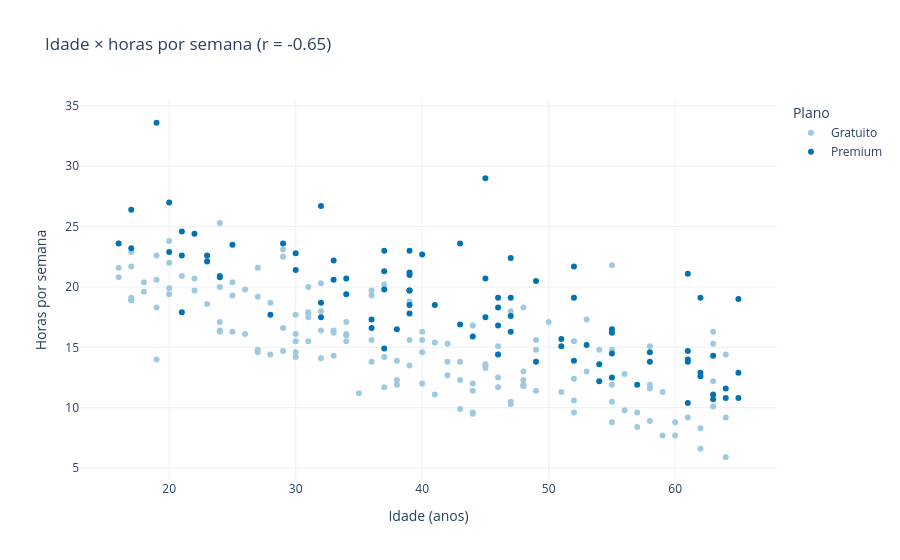
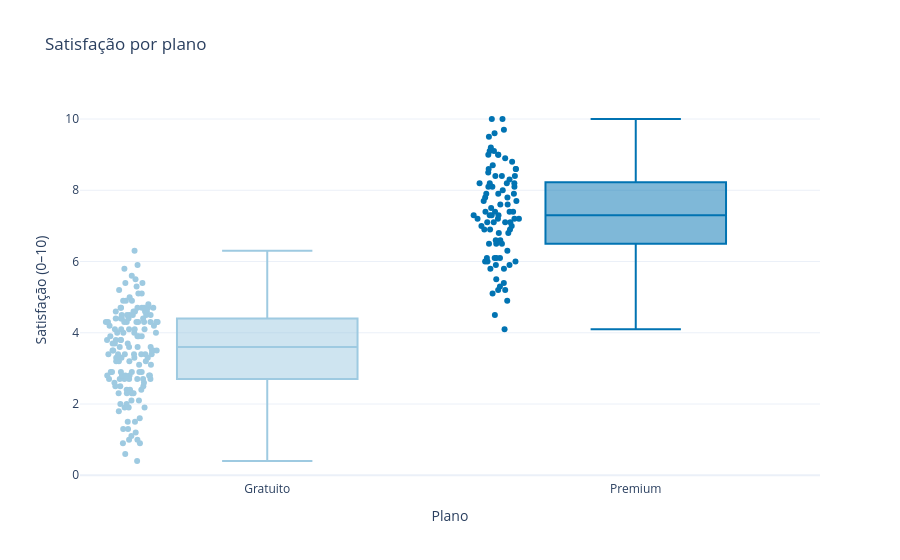

Notebook source saved alongside these figures, in order:
### Markdown cell above
## Passo 9 — Plotly: dispersão interativa e exportação para HTML

Com `px.scatter`, faça idade × horas com `color="plano"` e `hover_data=["genero_favorito", "dispositivo", "satisfacao"]`. Salve em `graficos/exercicio_dispersao.html` (`include_plotlyjs="cdn"`). Faça também um `px.box` da satisfação por plano com `points="all"`.

> ✅ **Resultado esperado:** Ao passar o mouse sobre um ponto aparecem idade, horas, gênero, dispositivo e satisfação; o arquivo HTML abre em qualquer navegador. No boxplot, o *hover* mostra mediana 3,6 (Gratuito) e 7,3 (Premium).

### Code cell
fig = px.scatter(m, x="idade", y="horas_semana", color="plano", color_discrete_map=CORES_PLANO,
                 hover_data=["genero_favorito", "dispositivo", "satisfacao"],
                 labels={"idade": "Idade (anos)", "horas_semana": "Horas por semana", "plano": "Plano"},
                 title=f"Idade × horas por semana (r = {r:.2f})")
fig.update_layout(template="plotly_white")
fig.write_html("graficos/exercicio_dispersao.html", include_plotlyjs="cdn")
fig.show()

fig = px.box(m, x="plano", y="satisfacao", color="plano", points="all", color_discrete_map=CORES_PLANO,
             labels={"satisfacao": "Satisfação (0–10)", "plano": "Plano"}, title="Satisfação por plano")
fig.update_layout(template="plotly_white", showlegend=False)
fig.show()

### Figure 1 — Plotly figure (JSON) as saved in the notebook; plotly's stock layout.template omitted (floating-point values rounded to 4 significant figures; data arrays with more than 128 entries replaced by an {"elided": "..."} marker saying what was removed)
{"data": [{"customdata": {"elided": "151x3 mixed values"}, "hovertemplate": "Plano=Gratuito<br>Idade (anos)=%{x}<br>Horas por semana=%{y}<br>genero_favorito=%{customdata[0]}<br>dispositivo=%{customdata[1]}<br>satisfacao=%{customdata[2]}<extra></extra>", "legendgroup": "Gratuito", "marker": {"color": "#9ecae1", "symbol": "circle"}, "mode": "markers", "name": "Gratuito", "orientation": "v", "showlegend": true, "type": "scatter", "x": {"elided": "151 int values"}, "xaxis": "x", "y": {"elided": "151 float values"}, "yaxis": "y"}, {"customdata": {"elided": "89x3 mixed values"}, "hovertemplate": "Plano=Premium<br>Idade (anos)=%{x}<br>Horas por semana=%{y}<br>genero_favorito=%{customdata[0]}<br>dispositivo=%{customdata[1]}<br>satisfacao=%{customdata[2]}<extra></extra>", "legendgroup": "Premium", "marker": {"color": "#0173b2", "symbol": "circle"}, "mode": "markers", "name": "Premium", "orientation": "v", "showlegend": true, "type": "scatter", "x": [47, 34, 39, 52, 64, 52, 61, 47, 46, 53, 21, 41, 57, 38, 32, 23, 20, 49, 16, 39, 65, 34, 45, 37, 30, 63, 46, 33, 39, 55, 61, 36, 21, 51, 43, 39, 45, 47, 25, 23, 43, 37, 17, 49, 62, 36, 55, 55, 52, 40, 20, 24, 61, 65, 33, 51, 54, 63, 64, 29, 17, 30, 21, 58, 46, 39, 44, 61, 24, 28, 63, 55, 47, 19, 61, 65, 54, 45, 39, 32, 58, 46, 22, 39, 32, 37, 62, 37, 62], "xaxis": "x", "y": [19.1, 19.4, 19.7, 19.1, 10.8, 13.9, 21.1, 16.3, 14.4, 15.2, 22.6, 18.5, 11.9, 16.5, 18.7, 22.1, 27.0, 20.5, 23.6, 23.0, 10.8, 20.7, 29.0, 21.3, 21.4, 10.7, 16.8, 22.2, 19.7, 14.5, 10.4, 17.3, 17.9, 15.7, 23.6, 21.0, 17.5, 17.6, 23.5, 22.6, 16.9, 23.0, 26.4, 13.8, 12.9, 16.6, 16.5, 12.5, 21.7, 22.7, 22.9, 20.9, 14.0, 12.9, 20.6, 15.1, 13.6, 14.3, 11.6, 23.6, 23.2, 22.8, 24.6, 13.8, 18.3, 17.8, 15.9, 14.7, 20.8, 17.7, 11.1, 16.2, 22.4, 33.6, 13.8, 19.0, 12.2, 20.7, 21.2, 17.5, 14.6, 19.1, 24.4, 18.5, 26.7, 19.8, 12.6, 14.9, 19.1], "yaxis": "y"}], "layout": {"legend": {"title": {"text": "Plano"}, "tracegroupgap": 0}, "title": {"text": "Idade × horas por semana (r = -0.65)"}, "xaxis": {"anchor": "y", "domain": [0.0, 1.0], "title": {"text": "Idade (anos)"}}, "yaxis": {"anchor": "x", "domain": [0.0, 1.0], "title": {"text": "Horas por semana"}}}}

### Figure 2 — Plotly figure (JSON) as saved in the notebook; plotly's stock layout.template omitted (floating-point values rounded to 4 significant figures; data arrays with more than 128 entries replaced by an {"elided": "..."} marker saying what was removed)
{"data": [{"alignmentgroup": "True", "boxpoints": "all", "hovertemplate": "Plano=%{x}<br>Satisfação (0–10)=%{y}<extra></extra>", "legendgroup": "Gratuito", "marker": {"color": "#9ecae1"}, "name": "Gratuito", "notched": false, "offsetgroup": "Gratuito", "orientation": "v", "showlegend": true, "type": "box", "x": {"elided": "151 str values"}, "x0": " ", "xaxis": "x", "y": {"elided": "151 float values"}, "y0": " ", "yaxis": "y"}, {"alignmentgroup": "True", "boxpoints": "all", "hovertemplate": "Plano=%{x}<br>Satisfação (0–10)=%{y}<extra></extra>", "legendgroup": "Premium", "marker": {"color": "#0173b2"}, "name": "Premium", "notched": false, "offsetgroup": "Premium", "orientation": "v", "showlegend": true, "type": "box", "x": ["Premium", "Premium", "Premium", "Premium", "Premium", "Premium", "Premium", "Premium", "Premium", "Premium", "Premium", "Premium", "Premium", "Premium", "Premium", "Premium", "Premium", "Premium", "Premium", "Premium", "Premium", "Premium", "Premium", "Premium", "Premium", "Premium", "Premium", "Premium", "Premium", "Premium", "Premium", "Premium", "Premium", "Premium", "Premium", "Premium", "Premium", "Premium", "Premium", "Premium", "Premium", "Premium", "Premium", "Premium", "Premium", "Premium", "Premium", "Premium", "Premium", "Premium", "Premium", "Premium", "Premium", "Premium", "Premium", "Premium", "Premium", "Premium", "Premium", "Premium", "Premium", "Premium", "Premium", "Premium", "Premium", "Premium", "Premium", "Premium", "Premium", "Premium", "Premium", "Premium", "Premium", "Premium", "Premium", "Premium", "Premium", "Premium", "Premium", "Premium", "Premium", "Premium", "Premium", "Premium", "Premium", "Premium", "Premium", "Premium", "Premium"], "x0": " ", "xaxis": "x", "y": [9.7, 7.7, 8.4, 7.5, 4.9, 4.5, 5.2, 7.2, 7.3, 9.1, 7.8, 9.0, 8.4, 9.5, 5.8, 9.0, 7.4, 6.9, 10.0, 6.5, 6.9, 7.4, 9.2, 7.2, 6.1, 5.3, 5.4, 8.1, 7.3, 7.9, 4.1, 6.0, 5.1, 7.6, 10.0, 5.8, 8.2, 8.9, 6.0, 7.3, 8.6, 5.9, 6.6, 6.5, 7.3, 8.1, 8.7, 6.0, 9.0, 7.1, 8.4, 8.2, 6.1, 5.2, 7.2, 7.1, 6.8, 7.2, 8.0, 6.1, 8.2, 6.9, 6.1, 6.6, 8.3, 7.7, 7.1, 9.6, 7.0, 7.6, 7.8, 5.9, 6.3, 8.8, 7.0, 8.2, 7.4, 8.1, 8.6, 7.1, 8.5, 6.8, 8.6, 7.4, 7.9, 9.1, 7.9, 6.5, 5.5], "y0": " ", "yaxis": "y"}], "layout": {"boxmode": "overlay", "legend": {"title": {"text": "Plano"}, "tracegroupgap": 0}, "showlegend": false, "title": {"text": "Satisfação por plano"}, "xaxis": {"anchor": "y", "categoryarray": ["Gratuito", "Premium"], "categoryorder": "array", "domain": [0.0, 1.0], "title": {"text": "Plano"}}, "yaxis": {"anchor": "x", "domain": [0.0, 1.0], "title": {"text": "Satisfação (0–10)"}}}}
